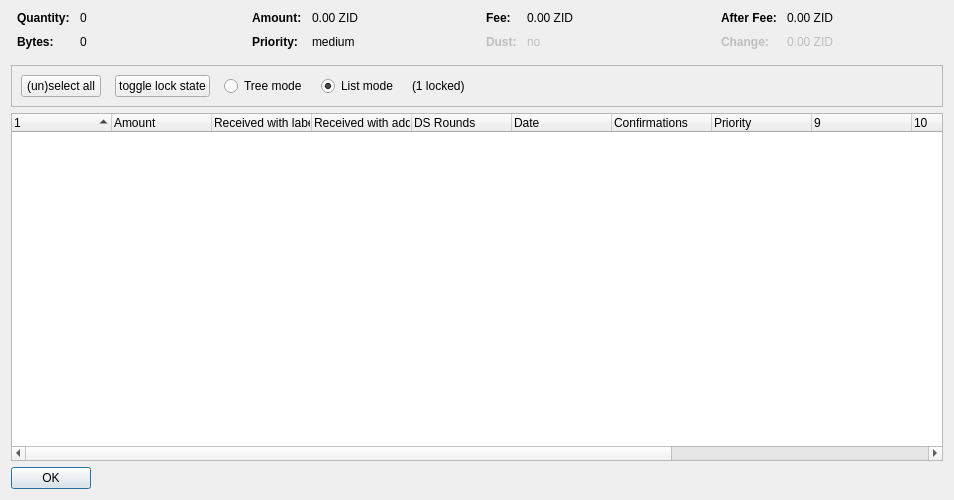
<?xml version="1.0" encoding="UTF-8"?>
<ui version="4.0">
 <class>CoinControlDialog</class>
 <widget class="QDialog" name="CoinControlDialog">
  <property name="geometry">
   <rect>
    <x>0</x>
    <y>0</y>
    <width>954</width>
    <height>500</height>
   </rect>
  </property>
  <property name="windowTitle">
   <string>Coin Selection</string>
  </property>
  <layout class="QVBoxLayout" name="verticalLayout">
   <item>
    <layout class="QHBoxLayout" name="horizontalLayoutTop" stretch="0,0,0,0">
     <property name="topMargin">
      <number>0</number>
     </property>
     <property name="bottomMargin">
      <number>10</number>
     </property>
     <item>
      <layout class="QFormLayout" name="formLayoutCoinControl1">
       <property name="horizontalSpacing">
        <number>10</number>
       </property>
       <property name="verticalSpacing">
        <number>10</number>
       </property>
       <property name="leftMargin">
        <number>6</number>
       </property>
       <property name="rightMargin">
        <number>6</number>
       </property>
       <item row="0" column="0">
        <widget class="QLabel" name="labelCoinControlQuantityText">
         <property name="font">
          <font>
           <weight>75</weight>
           <bold>true</bold>
          </font>
         </property>
         <property name="text">
          <string>Quantity:</string>
         </property>
        </widget>
       </item>
       <item row="0" column="1">
        <widget class="QLabel" name="labelCoinControlQuantity">
         <property name="cursor">
          <cursorShape>IBeamCursor</cursorShape>
         </property>
         <property name="contextMenuPolicy">
          <enum>Qt::ActionsContextMenu</enum>
         </property>
         <property name="text">
          <string notr="true">0</string>
         </property>
         <property name="textInteractionFlags">
          <set>Qt::LinksAccessibleByMouse|Qt::TextSelectableByKeyboard|Qt::TextSelectableByMouse</set>
         </property>
        </widget>
       </item>
       <item row="1" column="0">
        <widget class="QLabel" name="labelCoinControlBytesText">
         <property name="font">
          <font>
           <weight>75</weight>
           <bold>true</bold>
          </font>
         </property>
         <property name="text">
          <string>Bytes:</string>
         </property>
        </widget>
       </item>
       <item row="1" column="1">
        <widget class="QLabel" name="labelCoinControlBytes">
         <property name="cursor">
          <cursorShape>IBeamCursor</cursorShape>
         </property>
         <property name="contextMenuPolicy">
          <enum>Qt::ActionsContextMenu</enum>
         </property>
         <property name="text">
          <string notr="true">0</string>
         </property>
         <property name="textInteractionFlags">
          <set>Qt::LinksAccessibleByMouse|Qt::TextSelectableByKeyboard|Qt::TextSelectableByMouse</set>
         </property>
        </widget>
       </item>
      </layout>
     </item>
     <item>
      <layout class="QFormLayout" name="formLayoutCoinControl2">
       <property name="horizontalSpacing">
        <number>10</number>
       </property>
       <property name="verticalSpacing">
        <number>10</number>
       </property>
       <property name="leftMargin">
        <number>6</number>
       </property>
       <property name="rightMargin">
        <number>6</number>
       </property>
       <item row="0" column="0">
        <widget class="QLabel" name="labelCoinControlAmountText">
         <property name="font">
          <font>
           <weight>75</weight>
           <bold>true</bold>
          </font>
         </property>
         <property name="text">
          <string>Amount:</string>
         </property>
        </widget>
       </item>
       <item row="0" column="1">
        <widget class="QLabel" name="labelCoinControlAmount">
         <property name="cursor">
          <cursorShape>IBeamCursor</cursorShape>
         </property>
         <property name="contextMenuPolicy">
          <enum>Qt::ActionsContextMenu</enum>
         </property>
         <property name="text">
          <string notr="true">0.00 ZID</string>
         </property>
         <property name="textInteractionFlags">
          <set>Qt::LinksAccessibleByMouse|Qt::TextSelectableByKeyboard|Qt::TextSelectableByMouse</set>
         </property>
        </widget>
       </item>
       <item row="1" column="0">
        <widget class="QLabel" name="labelCoinControlPriorityText">
         <property name="font">
          <font>
           <weight>75</weight>
           <bold>true</bold>
          </font>
         </property>
         <property name="text">
          <string>Priority:</string>
         </property>
        </widget>
       </item>
       <item row="1" column="1">
        <widget class="QLabel" name="labelCoinControlPriority">
         <property name="cursor">
          <cursorShape>IBeamCursor</cursorShape>
         </property>
         <property name="contextMenuPolicy">
          <enum>Qt::ActionsContextMenu</enum>
         </property>
         <property name="text">
          <string>medium</string>
         </property>
         <property name="textInteractionFlags">
          <set>Qt::LinksAccessibleByMouse|Qt::TextSelectableByKeyboard|Qt::TextSelectableByMouse</set>
         </property>
        </widget>
       </item>
      </layout>
     </item>
     <item>
      <layout class="QFormLayout" name="formLayoutCoinControl3">
       <property name="horizontalSpacing">
        <number>10</number>
       </property>
       <property name="verticalSpacing">
        <number>10</number>
       </property>
       <property name="leftMargin">
        <number>6</number>
       </property>
       <property name="rightMargin">
        <number>6</number>
       </property>
       <item row="0" column="0">
        <widget class="QLabel" name="labelCoinControlFeeText">
         <property name="font">
          <font>
           <weight>75</weight>
           <bold>true</bold>
          </font>
         </property>
         <property name="text">
          <string>Fee:</string>
         </property>
        </widget>
       </item>
       <item row="0" column="1">
        <widget class="QLabel" name="labelCoinControlFee">
         <property name="cursor">
          <cursorShape>IBeamCursor</cursorShape>
         </property>
         <property name="contextMenuPolicy">
          <enum>Qt::ActionsContextMenu</enum>
         </property>
         <property name="text">
          <string notr="true">0.00 ZID</string>
         </property>
         <property name="textInteractionFlags">
          <set>Qt::LinksAccessibleByMouse|Qt::TextSelectableByKeyboard|Qt::TextSelectableByMouse</set>
         </property>
        </widget>
       </item>
       <item row="1" column="0">
        <widget class="QLabel" name="labelCoinControlLowOutputText">
         <property name="enabled">
          <bool>false</bool>
         </property>
         <property name="font">
          <font>
           <weight>75</weight>
           <bold>true</bold>
          </font>
         </property>
         <property name="text">
          <string>Dust:</string>
         </property>
        </widget>
       </item>
       <item row="1" column="1">
        <widget class="QLabel" name="labelCoinControlLowOutput">
         <property name="enabled">
          <bool>false</bool>
         </property>
         <property name="cursor">
          <cursorShape>IBeamCursor</cursorShape>
         </property>
         <property name="contextMenuPolicy">
          <enum>Qt::ActionsContextMenu</enum>
         </property>
         <property name="text">
          <string>no</string>
         </property>
         <property name="textInteractionFlags">
          <set>Qt::LinksAccessibleByMouse|Qt::TextSelectableByKeyboard|Qt::TextSelectableByMouse</set>
         </property>
        </widget>
       </item>
      </layout>
     </item>
     <item>
      <layout class="QFormLayout" name="formLayoutCoinControl4">
       <property name="horizontalSpacing">
        <number>10</number>
       </property>
       <property name="verticalSpacing">
        <number>10</number>
       </property>
       <property name="leftMargin">
        <number>6</number>
       </property>
       <property name="rightMargin">
        <number>6</number>
       </property>
       <item row="0" column="0">
        <widget class="QLabel" name="labelCoinControlAfterFeeText">
         <property name="font">
          <font>
           <weight>75</weight>
           <bold>true</bold>
          </font>
         </property>
         <property name="text">
          <string>After Fee:</string>
         </property>
        </widget>
       </item>
       <item row="0" column="1">
        <widget class="QLabel" name="labelCoinControlAfterFee">
         <property name="cursor">
          <cursorShape>IBeamCursor</cursorShape>
         </property>
         <property name="contextMenuPolicy">
          <enum>Qt::ActionsContextMenu</enum>
         </property>
         <property name="text">
          <string notr="true">0.00 ZID</string>
         </property>
         <property name="textInteractionFlags">
          <set>Qt::LinksAccessibleByMouse|Qt::TextSelectableByKeyboard|Qt::TextSelectableByMouse</set>
         </property>
        </widget>
       </item>
       <item row="1" column="0">
        <widget class="QLabel" name="labelCoinControlChangeText">
         <property name="enabled">
          <bool>false</bool>
         </property>
         <property name="font">
          <font>
           <weight>75</weight>
           <bold>true</bold>
          </font>
         </property>
         <property name="text">
          <string>Change:</string>
         </property>
        </widget>
       </item>
       <item row="1" column="1">
        <widget class="QLabel" name="labelCoinControlChange">
         <property name="enabled">
          <bool>false</bool>
         </property>
         <property name="cursor">
          <cursorShape>IBeamCursor</cursorShape>
         </property>
         <property name="contextMenuPolicy">
          <enum>Qt::ActionsContextMenu</enum>
         </property>
         <property name="text">
          <string notr="true">0.00 ZID</string>
         </property>
         <property name="textInteractionFlags">
          <set>Qt::LinksAccessibleByMouse|Qt::TextSelectableByKeyboard|Qt::TextSelectableByMouse</set>
         </property>
        </widget>
       </item>
      </layout>
     </item>
    </layout>
   </item>
   <item>
    <widget class="QFrame" name="frame">
     <property name="minimumSize">
      <size>
       <width>0</width>
       <height>40</height>
      </size>
     </property>
     <property name="frameShape">
      <enum>QFrame::StyledPanel</enum>
     </property>
     <property name="frameShadow">
      <enum>QFrame::Sunken</enum>
     </property>
     <layout class="QHBoxLayout" name="horizontalLayout">
      <item>
       <layout class="QHBoxLayout" name="horizontalLayoutPanel" stretch="0,0,0,0,0,0">
        <property name="spacing">
         <number>14</number>
        </property>
        <item>
         <widget class="QPushButton" name="pushButtonSelectAll">
          <property name="sizePolicy">
           <sizepolicy hsizetype="Maximum" vsizetype="Fixed">
            <horstretch>0</horstretch>
            <verstretch>0</verstretch>
           </sizepolicy>
          </property>
          <property name="text">
           <string>(un)select all</string>
          </property>
          <property name="autoDefault">
           <bool>false</bool>
          </property>
         </widget>
        </item>
        <item>
         <widget class="QPushButton" name="pushButtonToggleLock">
          <property name="sizePolicy">
           <sizepolicy hsizetype="Maximum" vsizetype="Fixed">
            <horstretch>0</horstretch>
            <verstretch>0</verstretch>
           </sizepolicy>
          </property>
          <property name="text">
           <string>toggle lock state</string>
          </property>
          <property name="autoDefault">
           <bool>false</bool>
          </property>
         </widget>
        </item>
        <item>
         <widget class="QRadioButton" name="radioTreeMode">
          <property name="sizePolicy">
           <sizepolicy hsizetype="Maximum" vsizetype="Fixed">
            <horstretch>0</horstretch>
            <verstretch>0</verstretch>
           </sizepolicy>
          </property>
          <property name="text">
           <string>Tree mode</string>
          </property>
         </widget>
        </item>
        <item>
         <widget class="QRadioButton" name="radioListMode">
          <property name="sizePolicy">
           <sizepolicy hsizetype="Maximum" vsizetype="Fixed">
            <horstretch>0</horstretch>
            <verstretch>0</verstretch>
           </sizepolicy>
          </property>
          <property name="text">
           <string>List mode</string>
          </property>
          <property name="checked">
           <bool>true</bool>
          </property>
         </widget>
        </item>
        <item>
         <widget class="QLabel" name="labelLocked">
          <property name="text">
           <string>(1 locked)</string>
          </property>
         </widget>
        </item>
        <item>
         <spacer name="horizontalSpacer">
          <property name="orientation">
           <enum>Qt::Horizontal</enum>
          </property>
          <property name="sizeHint" stdset="0">
           <size>
            <width>40</width>
            <height>20</height>
           </size>
          </property>
         </spacer>
        </item>
       </layout>
      </item>
     </layout>
    </widget>
   </item>
   <item>
    <widget class="CoinControlTreeWidget" name="treeWidget">
     <property name="contextMenuPolicy">
      <enum>Qt::CustomContextMenu</enum>
     </property>
     <property name="sortingEnabled">
      <bool>false</bool>
     </property>
     <property name="columnCount">
      <number>13</number>
     </property>
     <attribute name="headerShowSortIndicator" stdset="0">
      <bool>true</bool>
     </attribute>
     <attribute name="headerStretchLastSection">
      <bool>false</bool>
     </attribute>
     <column>
      <property name="text">
       <string/>
      </property>
     </column>
     <column>
      <property name="text">
       <string>Amount</string>
      </property>
     </column>
     <column>
      <property name="text">
       <string>Received with label</string>
      </property>
     </column>
     <column>
      <property name="text">
       <string>Received with address</string>
      </property>
     </column>
     <column>
      <property name="text">
       <string>DS Rounds</string>
      </property>
     </column>
     <column>
      <property name="text">
       <string>Date</string>
      </property>
     </column>
     <column>
      <property name="text">
       <string>Confirmations</string>
      </property>
      <property name="toolTip">
       <string>Confirmed</string>
      </property>
     </column>
     <column>
      <property name="text">
       <string>Priority</string>
      </property>
     </column>
     <column>
      <property name="text">
       <string/>
      </property>
     </column>
     <column>
      <property name="text">
       <string/>
      </property>
     </column>
     <column>
      <property name="text">
       <string/>
      </property>
     </column>
     <column>
      <property name="text">
       <string/>
      </property>
     </column>
     <column>
      <property name="text">
       <string/>
      </property>
     </column>
    </widget>
   </item>
   <item>
    <widget class="QDialogButtonBox" name="buttonBox">
     <property name="sizePolicy">
      <sizepolicy hsizetype="Maximum" vsizetype="Fixed">
       <horstretch>0</horstretch>
       <verstretch>0</verstretch>
      </sizepolicy>
     </property>
     <property name="orientation">
      <enum>Qt::Horizontal</enum>
     </property>
     <property name="standardButtons">
      <set>QDialogButtonBox::Ok</set>
     </property>
    </widget>
   </item>
  </layout>
 </widget>
 <customwidgets>
  <customwidget>
   <class>CoinControlTreeWidget</class>
   <extends>QTreeWidget</extends>
   <header>coincontroltreewidget.h</header>
  </customwidget>
 </customwidgets>
 <resources/>
 <connections/>
</ui>
